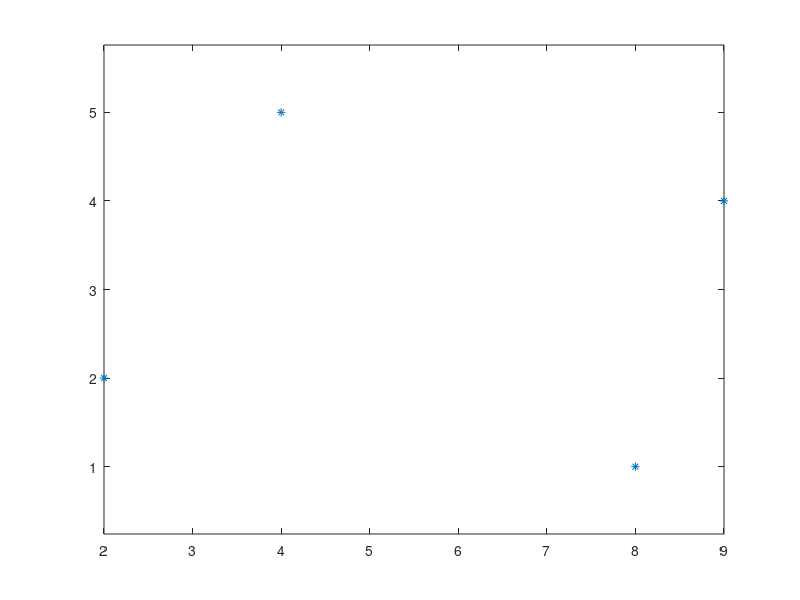

This chart was generated by the following MATLAB code: (Note: this script raises an error after producing the figure.)
px = [2, 4, 9, 8];
py = [2, 5, 4, 1];

plot(px,py,'*');
axis equal;
hold on;
t0 = -1; t1 = 0; t2 = 1; t3 = 2;
syms a3 a2 a1 a0 t
x(t) = a3*t^3 + a2*t^2 + a1*t + a0;
ex =[
    x(t0) == px(1),
    x(t1) == px(2),
    x(t2) == px(3),
    x(t3) == px(4)
];
mx = solve(ex,[a3,a2,a1,a0]);
cx(t) = mx.a3*t^3 + mx.a2*t^2 + mx.a1*t + mx.a0;
syms b3 b2 b1 b0 
y(t) = b3*t^3 + b2*t^2 + b1*t + b0;
ey = [
    y(t0) == py(1),
    y(t1) == py(2),
    y(t2) == py(3),
    y(t3) == py(4)
    ];
my = solve(ey,[b3,b2,b1,b0]);
cy(t) = my.b3*t^3 + my.b2*t^2 + my.b1*t + my.b0;
fplot(cx(t),cy(t),[t0 t3])

%%
% 4 points
clear
% Control points
px = [2, 4, 9, 8];
py = [2, 5, 4, 1];

% Plotting the control points
plot(px, py, '*');
axis equal;
hold on;
% t parameter values
t0 = -1; t1 = 0; t2 = 1; t3 = 2;
syms a3 a2 a1 a0

% System of equations
ex = [
    a3 * t0^3 + a2 * t0^2 + a1 * t0 + a0 == px(1), ...
    a3 * t1^3 + a2 * t1^2 + a1 * t1 + a0 == px(2), ...
    a3 * t2^3 + a2 * t2^2 + a1 * t2 + a0 == px(3), ...
    a3 * t3^3 + a2 * t3^2 + a1 * t3 + a0 == px(4)
];

% Obtaining the coefficients
mx = solve(ex, [a3, a2, a1, a0]);
syms t

% The final coordinate function to x
cx(t) = mx.a3 * t^3 + mx.a2 * t^2 + mx.a1 * t + mx.a0;

syms b3 b2 b1 b0
ey = [
    b3 * t0^3 + b2 * t0^2 + b1 * t0 + b0 == py(1), ...
    b3 * t1^3 + b2 * t1^2 + b1 * t1 + b0 == py(2), ...
    b3 * t2^3 + b2 * t2^2 + b1 * t2 + b0 == py(3), ...
    b3 * t3^3 + b2 * t3^2 + b1 * t3 + b0 == py(4)
];

% Obtaining the coefficients
my = solve(ey, [b3, b2, b1, b0]);

% The final coordinate function to y
cy(t) = my.b3 * t^3 + my.b2 * t^2 + my.b1 * t + my.b0;

% Plotting the two coordinate functions, just as we did with any other
% parametric curves
fplot(cx(t), cy(t), [t0, t3])
%%
px = [2, 8];
py = [2, 1];

vx = [1, 2];
vy = [3,-3];
plot(px,py,'*');
axis equal
axis([0 10 -4 6])
hold on
quiver(px(1),py(1),vx(1),vy(1));
quiver(px(2),py(2),vx(2),vy(2));

t0 = -1; t1 = 1; 
syms a3 a2 a1 a0 t
x(t) = a3 * t^3 + a2 * t^2 + a1 * t + a0;
xd(t) = diff(x(t),t);
ex = [
    x(t0) == px(1),...
    x(t1) == px(2),...
    xd(t0) == vx(1),...
    xd(t1) == vx(2)
    ];
mx = solve(ex,[a3 a2 a1 a0]);
cx(t) = mx.a3*t^3 + mx.a2*t^2 + mx.a1*t + mx.a0;
syms b3 b2 b1 b0
y(t) = b3*t^3 + b2*t^2 + b1*t + b0;
yd(t) = diff(y(t),t);
ey = [
    y(t0) == py(1),...
    y(t1) == py(2),...
    yd(t0) == vy(1),...
    yd(t1) == vy(2)
    ];
my = solve(ey,[b3 b2 b1 b0]);
cy(t) = my.b3*t^3 + my.b2*t^2 + my.b1*t + my.b0;

fplot(cx(t),cy(t),[t0, t1]);
%%
% 2 points, 2 tangents
% Control points
px = [2, 8];
py = [2, 1];
% Tangents
vx = [1, 2];
vy = [3, -3];

plot(px, py, '*')
axis equal
axis([0 10 -4 6])
hold on
quiver(px(1), py(1), vx(1), vy(1));
quiver(px(2), py(2), vx(2), vy(2));

t0 = -1; t1 = 1; t2 = 2; t3 = 4;

syms a3 a2 a1 a0
% Equation when working with a control point
x(t) = a3 * t^3 + a2 * t^2 + a1 * t + a0;
% Equation when working with a tangent
xd(t) = diff(x(t), t);

% Collecting the appropriate equations with the appropriate t parameter
ex = [
    x(t0) == px(1), ...
    x(t1) == px(2), ...
    xd(t0) == vx(1), ...
    xd(t1) == vx(2)
];

mx = solve(ex, [a3 a2 a1 a0]);

% The final coordinate function to x
cx(t) = mx.a3 * t^3 + mx.a2 * t^2 + mx.a1 * t + mx.a0;

syms b3 b2 b1 b0
y(t) = b3 * t^3 + b2 * t^2 + b1 * t + b0;
yd(t) = diff(y(t), t);

% Collecting the appropriate equations with the appropriate t parameter
ey = [
    y(t0) == py(1), ...
    y(t1) == py(2), ...
    yd(t0) == vy(1), ...
    yd(t1) == vy(2)
];

my = solve(ey, [b3 b2 b1 b0]);

% The final coordinate function to y
cy(t) = my.b3 * t^3 + my.b2 * t^2 + my.b1 * t + my.b0;

fplot(cx(t), cy(t), [t0, t1])
%%
px = [2, 4, 8];
py = [2, 4, 1];
vx = [2];
vy = [3];

plot(px, py, '*');
axis equal;
axis([0 10 -4 6]);
hold on
quiver(px(3),py(3),vx(1),vy(1));
t0 = -1; t1 = 0; t2 = 1;
syms a3 a2 a1 a0 t
x(t) = a3*t^3 + a2*t^2 + a1*t + a0;
xd(t) = diff(x(t),t);
ex = [
    x(t0) == px(1),...
    x(t1) == px(2),...
    x(t2) == px(3),...
    xd(t2) == vx(1)
    ];
mx = solve(ex,[a3 a2 a1 a0]);
cx(t) = mx.a3*t^3 + mx.a2*t^2 + mx.a1*t + mx.a0;
syms b3 b2 b1 b0
y(t) = b3*t^3 + b2*t^2 + b1*t + b0;
yd(t) = diff(y(t),t);
ey =[
    y(t0) == py(1),...
    y(t1) == py(2),...
    y(t2) == py(3),...
    yd(t2) == vy(1)
    ];
my = solve(ey,[b3 b2 b1 b0]);
cy(t) = my.b3*t^3 + my.b2*t^2 +my.b1*t + my.b0;
fplot(cx(t),cy(t),[t0,t2]);














